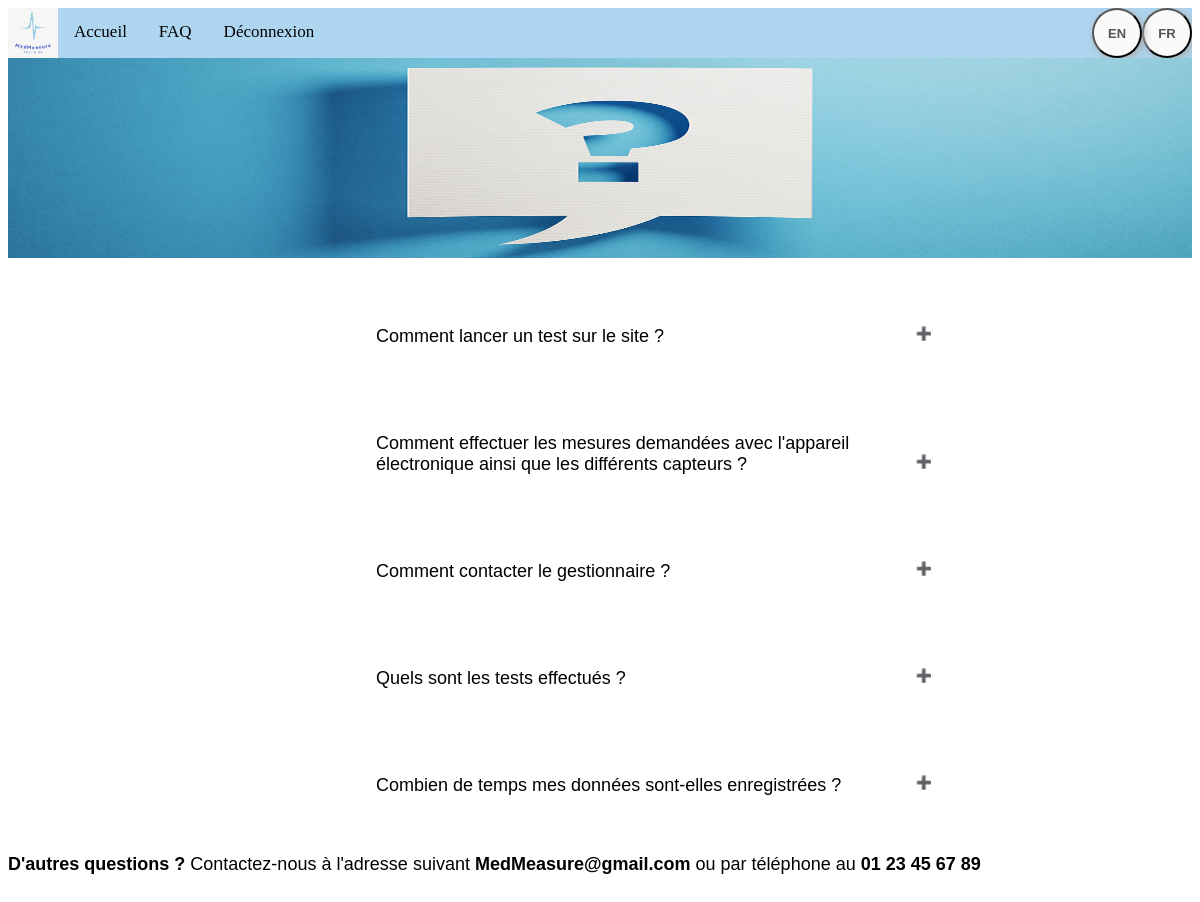
The page /index.php?page=faq (signed in) on the database as committed earlier.
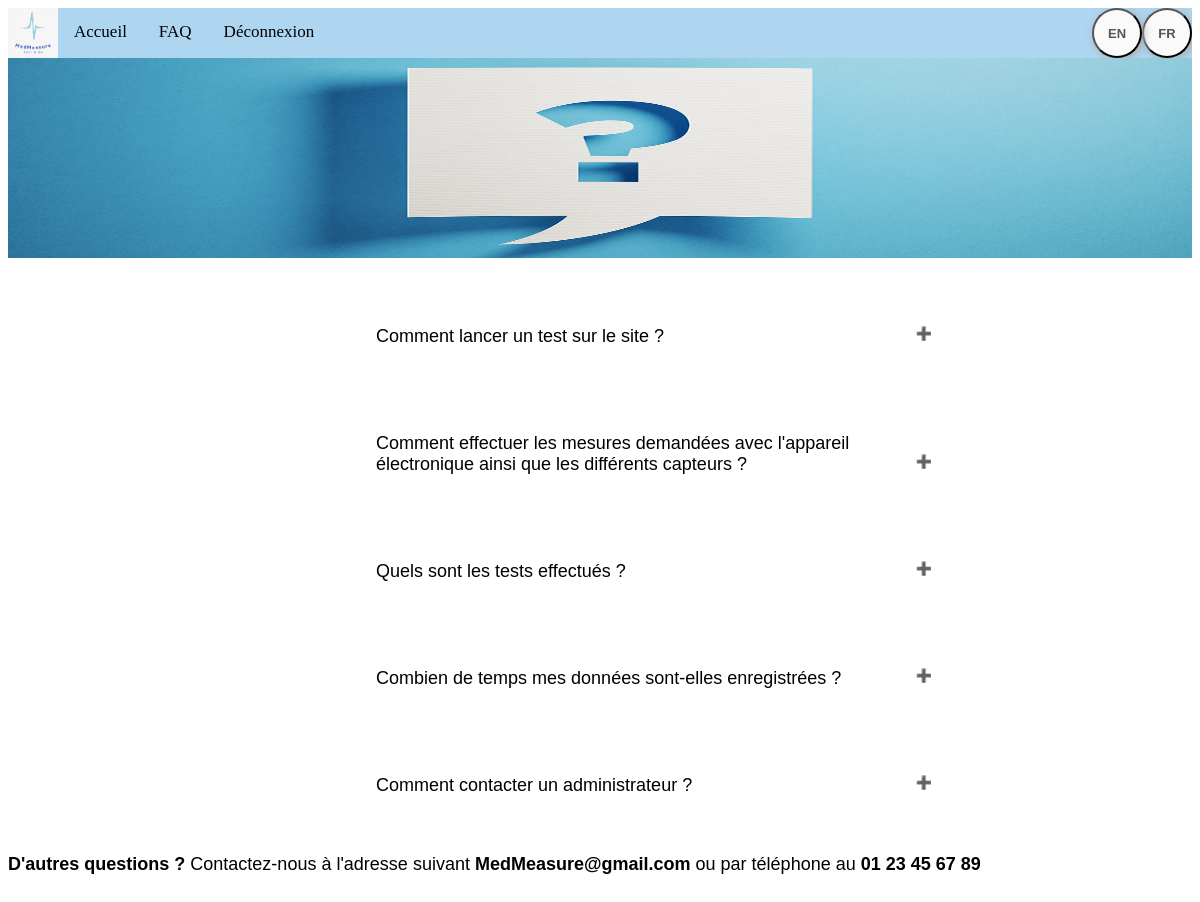
The same page on the database as committed later.
### tables this page shows
CREATE TABLE IF NOT EXISTS `faq` (
  `idFAQ` int(11) NOT NULL AUTO_INCREMENT,
  `intitule` varchar(500) NOT NULL,
  `reponse` varchar(500) NOT NULL,
  PRIMARY KEY (`idFAQ`)
);

### controlleur/controlleur.php (called while the page is built, shortened)
<?php
require('modele/model.php');
function page_faq(){
  $faq = getFAQ();
  require('vue/FAQ.php');
}

### modele/model.php (called while the page is built, shortened)
<?php
function getFAQ(){
  $db = dbConnect();
  $req = $db->query('SELECT * FROM FAQ');
  return $req;
}
function dbConnect()
{
  try
  {
    $db = new PDO('mysql:host=localhost;dbname=medmeasure;charset=utf8', 'root', '');
    return $db;
  }
  catch(Exception $e)
  {
    die('Erreur : '.$e->getMessage());
  }
}

### vue/FAQ.php (the view, shortened to what this page needs)
<!DOCTYPE html>
<html>
<head>
  <link rel="stylesheet" href="css/DesignFAQ.css" />
</head>
<header>
  <div class="barre_navigation">
    <img src="images/MedMeasure.png" alt="logo de MedMeasure">
    <a href="index.php?page=user">Accueil</a>
    <a href="index.php?page=faq">FAQ</a>
    <a href="index.php?deco=deconnexion">Déconnexion</a>
    <button class="test">FR</button>
    <button class="test">EN</button>
  </div>
  <div class="texte">
    <img src="images/question.jpg" alt="Image pour la FAQ">
  </div>
</header>
<body>
  <?php
  while ($data2 = $faq->fetch())
  {
    ?>
    <button type="button" class="collapsible"><?= htmlspecialchars($data2['intitule']) ?></button>
    <?php
  }
  ?>
  <div class="contact">
    <strong>D'autres questions ?</strong> Contactez-nous à l'adresse suivant <strong>MedMeasure@gmail.com</strong> ou par téléphone au <strong>01 23 45 67 89</strong>
  </div>
</body>
</html>

### index.php (shortened to what this page needs)
<?php
require('controlleur/controlleur.php');
if (isset($_GET['page'])) {
  if ($_GET['page']== 'admin_user'){
    if (isset($_POST['modifier'])){
      if (isset($_POST['idUtilisateur']) && $_POST['idUtilisateur'] > 0) {
        if (isset($_POST["Type"])){
          modifyUser($_POST["Type"],$_POST['idUtilisateur']);
        }
      }
    }
    else if (isset($_POST['supprimer'])){
      if (isset($_POST['idUtilisateur']) && $_POST['idUtilisateur'] > 0) {
        deleteUser($_POST['idUtilisateur']);
      }
    }
    else if(isset($_POST['supprimerTestPartiel'])){
      if (isset($_POST['idUtilisateur']) && $_POST['idUtilisateur'] > 0) {
        deleteTestPartiel($_POST['idUtilisateur'],$_POST['idtest']);
      }
    }
    else if(isset($_POST['supprimerTestComplet'])){
      if (isset($_POST['idUtilisateur']) && $_POST['idUtilisateur'] > 0) {
        deleteTestComplet($_POST['idUtilisateur'],$_POST['idtest']);
      }
    }
    else {
      dataUser();
    }
  }
  else if ($_GET['page']== 'gestionnaire'){
      page_gestionnaire();
  }
  else if ($_GET['page']== 'faq'){
      page_faq();
  }
}

### css/DesignFAQ.css (style rules this page uses)
header { background-color:#AED6F1; height:250px; min-height:15%; }
.texte img { height: 200px; width: 100%; }
.barre_navigation img { height: 50px; width: 50px; float: left; }
.barre_navigation { overflow: hidden; }
.barre_navigation a { float: left; color: black; text-align: center; padding: 14px 16px; text-decoration: none; font-size: 17px; }
.contact { font-family: Arial; line-height: 100px; text-align: left; left: 50%; font-size : large; font-family: Arial; }
.collapsible { background-color: #fff; color: black; cursor: pointer; padding: 18px; width: 50%; border: none; text-align: left; outline: none; font-size: large; font-family: arial; margin-left: 350px; margin-top: 50px; }
.collapsible:after { content: '\02795'; font-size: 13px; color: white; float: right; margin-left: 5px; }
.barre_navigation .test { float: right; width:50px; height:50px; background:#fafafa; box-shadow:2px 2px 8px #aaa; font:bold 13px Arial; border-radius:50%; color:#555; }

Rows that differ between the two databases and show on the page:
removed faq: intitule "Comment contacter le gestionnaire ?"
added faq: intitule "Comment contacter un administrateur ?"
